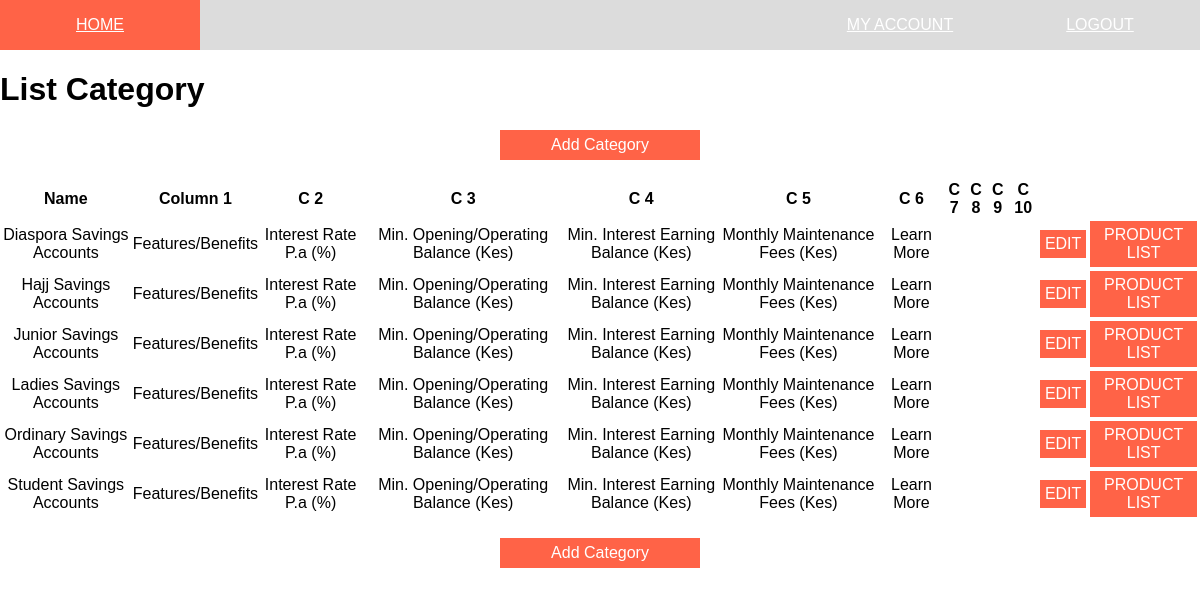
Screenshot of /list_category.php?parent_id=1 (signed in) with the database file from the repository.
### tables this page shows
CREATE TABLE IF NOT EXISTS `category` (
  `id` int(8) unsigned NOT NULL AUTO_INCREMENT,
  `parent_id` int(8) unsigned DEFAULT NULL,
  `top_level` tinyint(1) unsigned DEFAULT NULL,
  `name` varchar(100) NOT NULL,
  `col1` varchar(50) DEFAULT NULL,
  `col2` varchar(50) DEFAULT NULL,
  `col3` varchar(50) DEFAULT NULL,
  `col4` varchar(50) DEFAULT NULL,
  `col5` varchar(50) DEFAULT NULL,
  `col6` varchar(50) DEFAULT NULL,
  `col7` varchar(50) DEFAULT NULL,
  `col8` varchar(50) DEFAULT NULL,
  `col9` varchar(50) DEFAULT NULL,
  `col10` varchar(50) DEFAULT NULL,
  PRIMARY KEY (`id`),
  KEY `fk_parent` (`parent_id`)
);

### class.cms.php (called while the page is built, shortened)
<?php
class Cms
{
	public $pdo;
	public function __construct()
	{
		try{
			$this->pdo = new PDO('mysql:host=localhost;dbname=moneydom_cms', 'moneydom_admin1', 'dc]0Zc8@m~5(');
		}
		catch (PDOException $e){
			print "Error!: " . $e->getMessage() . "<br/>";
			die();
		}
	}
	public function list_category($parent = FALSE, $desc = FALSE)
	{
		if($parent === FALSE)
		{
			$stmt = $this->pdo->prepare('SELECT * FROM category WHERE top_level = 1');
			$stmt->execute();
		}
		elseif($desc === FALSE)
		{
			$stmt = $this->pdo->prepare('SELECT * FROM category WHERE parent_id = :parent ORDER BY name ASC');
			$stmt->execute(array(':parent' => $parent));
		}
		else
		{
			$stmt = $this->pdo->prepare('SELECT * FROM category WHERE parent_id = :parent ORDER BY name DESC');
			$stmt->execute(array(':parent' => $parent));
		}
		$result = $stmt->fetchAll();
		return $result;
	}
}
$cms = new Cms();

### list_category.php (the view, shortened to what this page needs)
<?php include_once "class.cms.php";?>
<?php
$cms->verify();
$parent_id = ($_GET["parent_id"]) ? $_GET["parent_id"] : FALSE;
$desc = ($_GET["desc"]) ? TRUE : FALSE;
$cats = $cms->list_category($parent_id, $desc);
?>
<?php include_once 'common/dashboard-html.php';?>
<?php include_once 'common/dashboard-top-bar.php';?>
<div class="width-container">
	<h1 class="dashboard-h1">List Category</h1>
	<a href="/edit_category.php" class="action-btn margin-auto">Add Category</a>
	<br />
	<table>
		<?php if($_GET["parent_id"]){?>
			<tr>
				<th>Name</th>
				<th>Column 1</th>
				<th>C 2</th>
				<th>C 3</th>
				<th>C 4</th>
				<th>C 5</th>
				<th>C 6</th>
				<th>C 7</th>
				<th>C 8</th>
				<th>C 9</th>
				<th>C 10</th>
			</tr>
			<?php foreach ($cats as $cat): ?>
				<tr>
					<td><?=$cat['name']?></td><td><?=$cat['col1']?></td><td><?=$cat['col2']?></td><td><?=$cat['col3']?></td><td><?=$cat['col4']?></td><td><?=$cat['col5']?></td><td><?=$cat['col6']?></td><td><?=$cat['col7']?></td><td><?=$cat['col8']?></td><td><?=$cat['col9']?></td><td><?=$cat['col10']?></td><td><a href="http://<?=$_SERVER['HTTP_HOST'].'/edit_category.php?id='.$cat['id']?>" class="table-btn">EDIT</a></td><?php if(!$cat['top_level'] == 1){?><td><a href="http://<?=$_SERVER['HTTP_HOST'].'/list_product.php?cat_id='.$cat['id']?>" class="table-btn">PRODUCT LIST</a></td><?php }?>
				</tr>
			<?php endforeach ?>
		<?php }?>
	</table>
	<br />
	<a href="/edit_category.php" class="action-btn margin-auto">Add Category</a>
</div>
<?php include_once 'common/dashboard-footer.php';?>

### css/dashboard.css (style rules this page uses)
a { color:tomato; }
.margin-auto { margin:auto; }
.width-container { width: 100%; min-width: 1000px; margin-left: auto; margin-right: auto; overflow: hidden; }
table { width: 100%; text-align: center; }
.table-btn { background-color:tomato; color:#fff; display:block; text-align:center; text-decoration:none; padding:5px; }
.action-btn { background-color:tomato; color:#fff; display:block; line-height:30px; text-align:center; width:200px; text-decoration:none; }

### rows the page displays
category: name "Diaspora Savings Accounts", col1 "Features/Benefits", col2 "Interest Rate P.a (%)", col3 "Min. Opening/Operating Balance (Kes)", col4 "Min. Interest Earning Balance (Kes)", col5 "Monthly Maintenance Fees (Kes)", col6 "Learn More"
category: name "Hajj Savings Accounts", col1 "Features/Benefits", col2 "Interest Rate P.a (%)", col3 "Min. Opening/Operating Balance (Kes)", col4 "Min. Interest Earning Balance (Kes)", col5 "Monthly Maintenance Fees (Kes)", col6 "Learn More"
category: name "Junior Savings Accounts", col1 "Features/Benefits", col2 "Interest Rate P.a (%)", col3 "Min. Opening/Operating Balance (Kes)", col4 "Min. Interest Earning Balance (Kes)", col5 "Monthly Maintenance Fees (Kes)", col6 "Learn More"
category: name "Ladies Savings Accounts", col1 "Features/Benefits", col2 "Interest Rate P.a (%)", col3 "Min. Opening/Operating Balance (Kes)", col4 "Min. Interest Earning Balance (Kes)", col5 "Monthly Maintenance Fees (Kes)", col6 "Learn More"
category: name "Ordinary Savings Accounts", col1 "Features/Benefits", col2 "Interest Rate P.a (%)", col3 "Min. Opening/Operating Balance (Kes)", col4 "Min. Interest Earning Balance (Kes)", col5 "Monthly Maintenance Fees (Kes)", col6 "Learn More"
category: name "Student Savings Accounts", col1 "Features/Benefits", col2 "Interest Rate P.a (%)", col3 "Min. Opening/Operating Balance (Kes)", col4 "Min. Interest Earning Balance (Kes)", col5 "Monthly Maintenance Fees (Kes)", col6 "Learn More"
